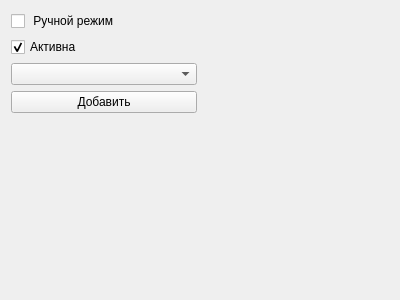
<?xml version="1.0" encoding="UTF-8"?>
<ui version="4.0">
 <class>ClassAPage</class>
 <widget class="QWidget" name="ClassAPage">
  <property name="geometry">
   <rect>
    <x>0</x>
    <y>0</y>
    <width>400</width>
    <height>300</height>
   </rect>
  </property>
  <property name="windowTitle">
   <string>ClassAPage</string>
  </property>
  <layout class="QGridLayout" name="gridLayout">
   <item row="4" column="0">
    <spacer name="verticalSpacer">
     <property name="orientation">
      <enum>Qt::Vertical</enum>
     </property>
     <property name="sizeHint" stdset="0">
      <size>
       <width>20</width>
       <height>188</height>
      </size>
     </property>
    </spacer>
   </item>
   <item row="3" column="0">
    <widget class="QPushButton" name="pushButton_addClassA">
     <property name="text">
      <string>Добавить</string>
     </property>
    </widget>
   </item>
   <item row="2" column="0">
    <widget class="QComboBox" name="comboBox_NumbersClassA"/>
   </item>
   <item row="0" column="1" rowspan="5">
    <widget class="ToolBox" name="widgetSimulatorsA" native="true"/>
   </item>
   <item row="0" column="0">
    <widget class="QCheckBox" name="checkBox_manual">
     <property name="text">
      <string> Ручной режим</string>
     </property>
    </widget>
   </item>
   <item row="1" column="0">
    <widget class="QCheckBox" name="checkBox_Active">
     <property name="text">
      <string>Активна</string>
     </property>
     <property name="checked">
      <bool>true</bool>
     </property>
    </widget>
   </item>
  </layout>
 </widget>
 <customwidgets>
  <customwidget>
   <class>ToolBox</class>
   <extends>QWidget</extends>
   <header>ToolBox.h</header>
   <container>1</container>
  </customwidget>
 </customwidgets>
 <resources/>
 <connections/>
</ui>
